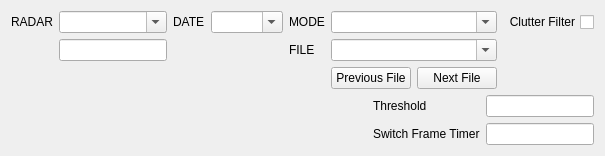
         <widget class="QWidget" name="page_3">
          <layout class="QGridLayout" name="gridLayout_4">
           <item row="0" column="0">
            <layout class="QVBoxLayout" name="verticalLayout_10">
             <item>
              <layout class="QHBoxLayout" name="horizontalLayout_9">
               <item>
                <layout class="QGridLayout" name="gridLayout_17">
                 <item row="0" column="1">
                  <widget class="QComboBox" name="radarBox_2d">
                   <property name="sizePolicy">
                    <sizepolicy hsizetype="Expanding" vsizetype="Fixed">
                     <horstretch>0</horstretch>
                     <verstretch>0</verstretch>
                    </sizepolicy>
                   </property>
                   <property name="editable">
                    <bool>true</bool>
                   </property>
                   <property name="insertPolicy">
                    <enum>QComboBox::NoInsert</enum>
                   </property>
                  </widget>
                 </item>
                 <item row="0" column="6">
                  <widget class="QCheckBox" name="clutterFilterToggle_2d">
                   <property name="sizePolicy">
                    <sizepolicy hsizetype="Minimum" vsizetype="Minimum">
                     <horstretch>0</horstretch>
                     <verstretch>0</verstretch>
                    </sizepolicy>
                   </property>
                   <property name="layoutDirection">
                    <enum>Qt::RightToLeft</enum>
                   </property>
                   <property name="text">
                    <string>Clutter Filter</string>
                   </property>
                  </widget>
                 </item>
                 <item row="0" column="4">
                  <widget class="QLabel" name="mode_2d">
                   <property name="text">
                    <string>MODE</string>
                   </property>
                  </widget>
                 </item>
                 <item row="1" column="4">
                  <widget class="QLabel" name="label_19">
                   <property name="text">
                    <string>FILE</string>
                   </property>
                  </widget>
                 </item>
                 <item row="1" column="5">
                  <widget class="QComboBox" name="fileBox_2d">
                   <property name="editable">
                    <bool>true</bool>
                   </property>
                   <property name="insertPolicy">
                    <enum>QComboBox::NoInsert</enum>
                   </property>
                  </widget>
                 </item>
                 <item row="0" column="3">
                  <widget class="QComboBox" name="dateBox_2d">
                   <property name="sizePolicy">
                    <sizepolicy hsizetype="Expanding" vsizetype="Fixed">
                     <horstretch>0</horstretch>
                     <verstretch>0</verstretch>
                    </sizepolicy>
                   </property>
                   <property name="editable">
                    <bool>true</bool>
                   </property>
                   <property name="insertPolicy">
                    <enum>QComboBox::NoInsert</enum>
                   </property>
                  </widget>
                 </item>
                 <item row="0" column="5">
                  <widget class="QComboBox" name="modeBox_2d">
                   <property name="sizePolicy">
                    <sizepolicy hsizetype="Expanding" vsizetype="Fixed">
                     <horstretch>0</horstretch>
                     <verstretch>0</verstretch>
                    </sizepolicy>
                   </property>
                   <property name="editable">
                    <bool>true</bool>
                   </property>
                   <property name="insertPolicy">
                    <enum>QComboBox::NoInsert</enum>
                   </property>
                  </widget>
                 </item>
                 <item row="0" column="2">
                  <widget class="QLabel" name="date_2d">
                   <property name="sizePolicy">
                    <sizepolicy hsizetype="Preferred" vsizetype="Preferred">
                     <horstretch>0</horstretch>
                     <verstretch>0</verstretch>
                    </sizepolicy>
                   </property>
                   <property name="text">
                    <string>DATE</string>
                   </property>
                  </widget>
                 </item>
                 <item row="2" column="5">
                  <layout class="QGridLayout" name="gridLayout_8">
                   <item row="0" column="0">
                    <widget class="QPushButton" name="preFile_2d">
                     <property name="text">
                      <string>Previous File</string>
                     </property>
                    </widget>
                   </item>
                   <item row="0" column="1">
                    <widget class="QPushButton" name="nextFile_2d">
                     <property name="text">
                      <string>Next File</string>
                     </property>
                    </widget>
                   </item>
                  </layout>
                 </item>
                 <item row="0" column="0">
                  <widget class="QLabel" name="radar_2d">
                   <property name="sizePolicy">
                    <sizepolicy hsizetype="Preferred" vsizetype="Preferred">
                     <horstretch>0</horstretch>
                     <verstretch>0</verstretch>
                    </sizepolicy>
                   </property>
                   <property name="text">
                    <string>RADAR</string>
                   </property>
                  </widget>
                 </item>
                 <item row="1" column="1">
                  <widget class="QLineEdit" name="errorBox_2d">
                   <property name="readOnly">
                    <bool>true</bool>
                   </property>
                  </widget>
                 </item>
                </layout>
               </item>
              </layout>
             </item>
             <item>
              <layout class="QHBoxLayout" name="horizontalLayout_7"/>
             </item>
            </layout>
           </item>
           <item row="1" column="0">
            <layout class="QHBoxLayout" name="horizontalLayout_10">
             <item>
              <spacer name="horizontalSpacer">
               <property name="orientation">
                <enum>Qt::Horizontal</enum>
               </property>
               <property name="sizeHint" stdset="0">
                <size>
                 <width>40</width>
                 <height>20</height>
                </size>
               </property>
              </spacer>
             </item>
             <item>
              <layout class="QGridLayout" name="gridLayout_10">
               <item row="1" column="0">
                <widget class="QLabel" name="label_6">
                 <property name="text">
                  <string>Switch Frame Timer</string>
                 </property>
                </widget>
               </item>
               <item row="0" column="0">
                <widget class="QLabel" name="threshold_2d_label">
                 <property name="text">
                  <string>Threshold</string>
                 </property>
                </widget>
               </item>
               <item row="0" column="1">
                <widget class="QLineEdit" name="threshold_2d">
                 <property name="sizePolicy">
                  <sizepolicy hsizetype="Preferred" vsizetype="Fixed">
                   <horstretch>0</horstretch>
                   <verstretch>0</verstretch>
                  </sizepolicy>
                 </property>
                </widget>
               </item>
               <item row="1" column="1">
                <widget class="QLineEdit" name="timerInput_2d">
                 <property name="sizePolicy">
                  <sizepolicy hsizetype="Preferred" vsizetype="Fixed">
                   <horstretch>0</horstretch>
                   <verstretch>0</verstretch>
                  </sizepolicy>
                 </property>
                </widget>
               </item>
              </layout>
             </item>
            </layout>
           </item>
          </layout>
         </widget>
